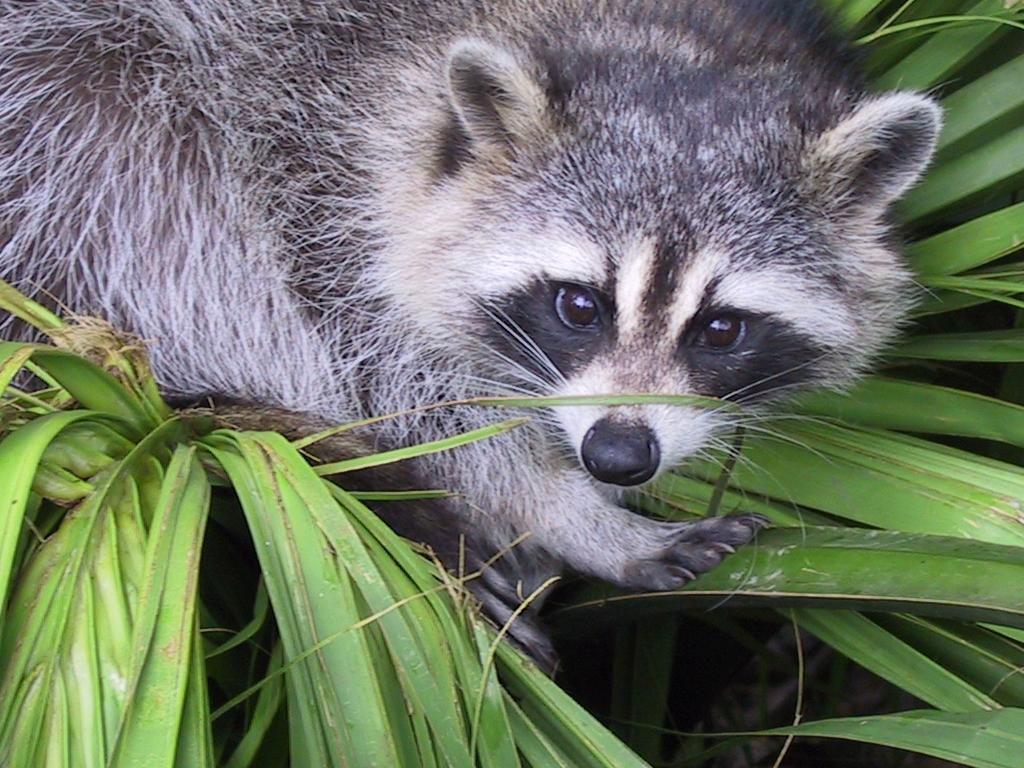
#> input picture Array/ex04/animal.jpeg, 1024 x 768 px
$ python rotate.py
#> lines starting #> are read from the running program, lines starting #| are printed output that depends on the picture
### Array/ex04/load_image.py
from PIL import Image
import numpy as np


def ft_load(path):
    """
    Load an image and print its format and pixel content in RGB format.

    Args:
    path (str): Path to the image file.

    Returns:
    numpy.ndarray: Array representing the pixel content of the image.
    """
    try:
        img = Image.open(path)
        img_array = np.array(img)

        return img_array
    except Exception as e:
        print(f"Error loading image: {e}")
        return None

### Array/ex04/rotate.py
from load_image import ft_load
from PIL import Image, ImageDraw, ImageFont
import numpy as np
import os


def add_pixel_scale(image, interval=50):
    """
    Add a pixel scale to the image.
    """

    offset_x = 40
    offset_y = 5
    new_w = image.width + 30
    new_h = image.height + 30
    new_img = Image.new("RGB", (new_w, new_h + 30), color="white")
    new_img.paste(image, (offset_x, offset_y))

    # Dessine l'échelle des pixels sur l'axe x
    draw = ImageDraw.Draw(new_img)
    font = ImageFont.load_default()

    for i in range(offset_x, image.width + offset_x, interval):
        draw.line([(i, image.height + offset_y),
                   (i, image.height + offset_y + 5)], fill="black", width=2)
        if i != image.width + offset_x:
            draw.text((i - 5, image.height + 10), str(i - offset_x),
                      fill="black", font=font)

    # Dessine l'échelle des pixels sur l'axe y
    for i in range(offset_y, image.height + offset_y, interval):
        draw.line([(offset_x - 5, i), (offset_x, i)], fill="black", width=2)
        if i != image.height:
            draw.text((offset_x - 25, i - 5), str(i - offset_y),
                      fill="black", font=font)

    return new_img


def rotate_image(img):
    """
    Rotate the image by 90 degrees to the left.

    Args:
    img (numpy.ndarray): Array representing the pixel content of the image.

    Returns:
    numpy.ndarray: Array representing the pixel content of the rotated image.
    """

    try:
        img_r = np.zeros((img.shape[1], img.shape[0]), dtype=np.uint8)
        for x in range(img.shape[0]):
            for y in range(img.shape[1]):
                img_r[y, x] = img[x, y]
        return img_r
    except Exception as e:
        print(f"Error rotating image: {e}")
        return None


def main():
    """
    totate the image by 90 degrees to the left
    """
    try:
        # Load the image
        img = ft_load("animal.jpeg")
#> in ft_load, img is the input picture: PIL image 1024x768 RGB; mean R, G, B 110.7, 117.7, 102.1
        if img is None:
            return None

        Zoom_numpy = img[100:500, 450:850, :1]
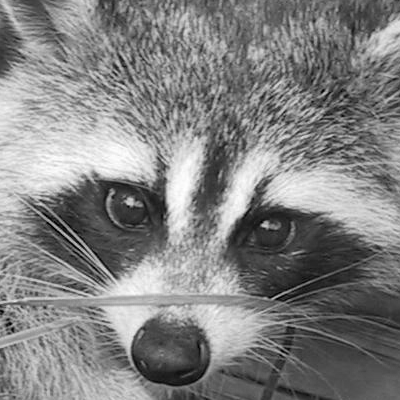
#> Zoom_numpy: shape (400, 400, 1); min 0, max 255, mean 129.9
        img2 = Image.fromarray(Zoom_numpy.squeeze())
        print(f"The shape of the image: {Zoom_numpy.shape} or {img2.size}")
#| The shape of the image: (400, 400, 1) or (400, 400)
        print(img)
#> (printed output is left out)

        rotated_img = rotate_image(Zoom_numpy.squeeze())
#> after the loop in rotate_image, `for x in range(img.shape[0]):`:
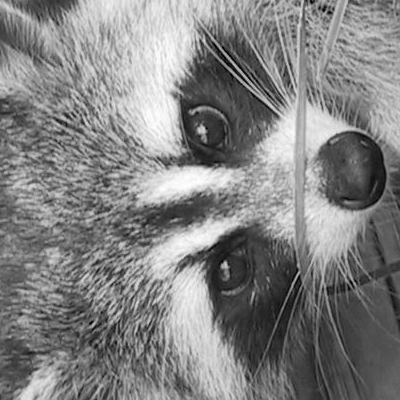
#> img_r: shape (400, 400); min 0, max 255, mean 129.9
        img = Image.fromarray(rotated_img)
        print(f"New shape after Transpose: {img.size}")
#| New shape after Transpose: (400, 400)
        img = add_pixel_scale(img)
#> in add_pixel_scale, `new_img = Image.new("RGB", (new_w, new_h + 30), color="white")`: new_img: PIL image 430x460 RGB; every value is 255
#> in add_pixel_scale, `new_img.paste(image, (offset_x, offset_y))`:
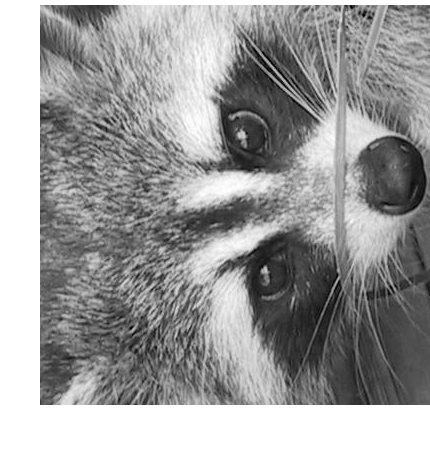
#> new_img: PIL image 430x460 RGB; min 0, max 255, mean 156.7
#> img: PIL image 430x460 RGB

        img.save("rotated_image.jpeg")
        os.system("xdg-open rotated_image.jpeg")

        print(rotated_img)
#> (printed output is left out)

    except Exception as e:
        print(f"Error zooming image: {e}")
        return None


if __name__ == "__main__":
    main()
